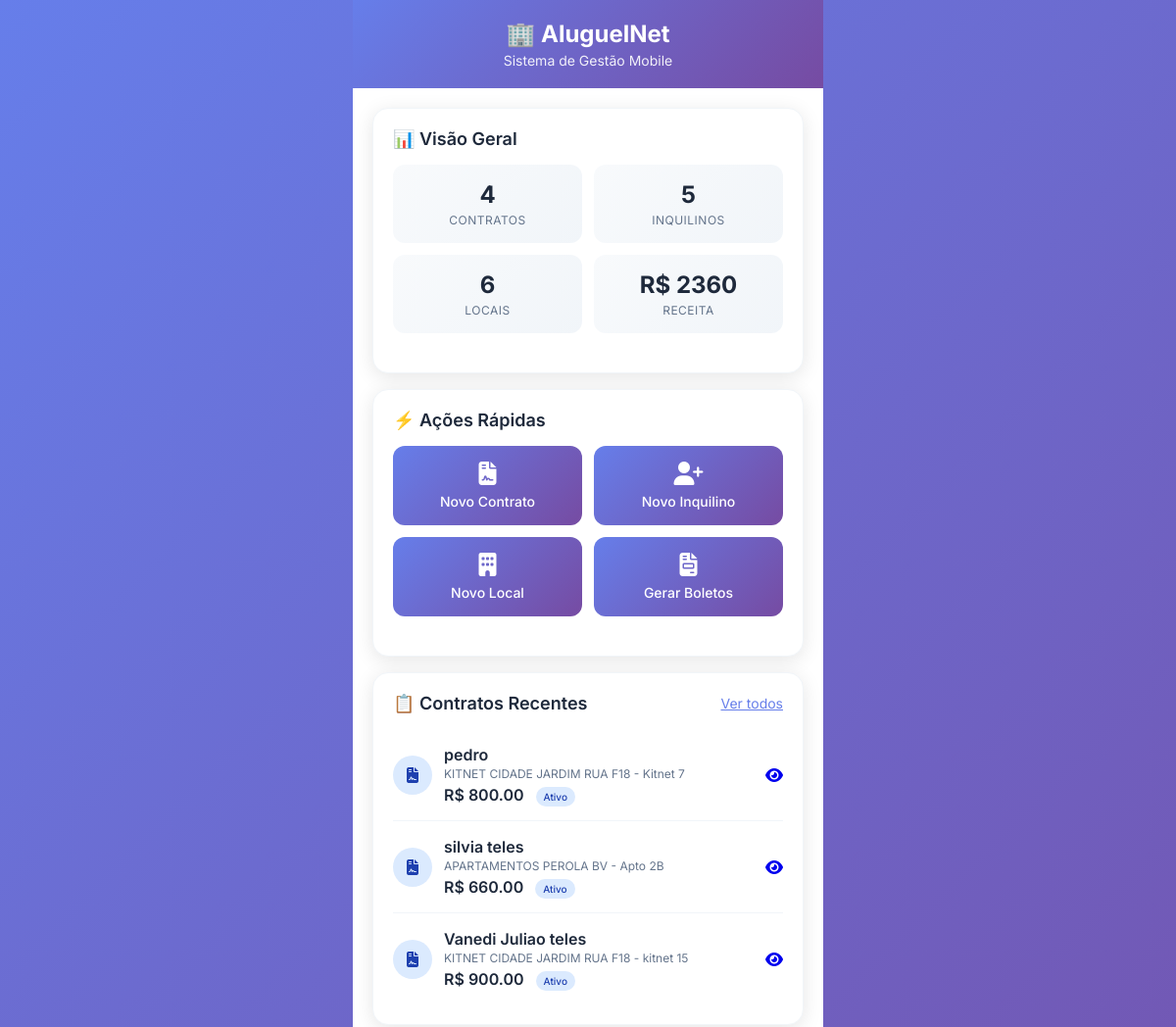
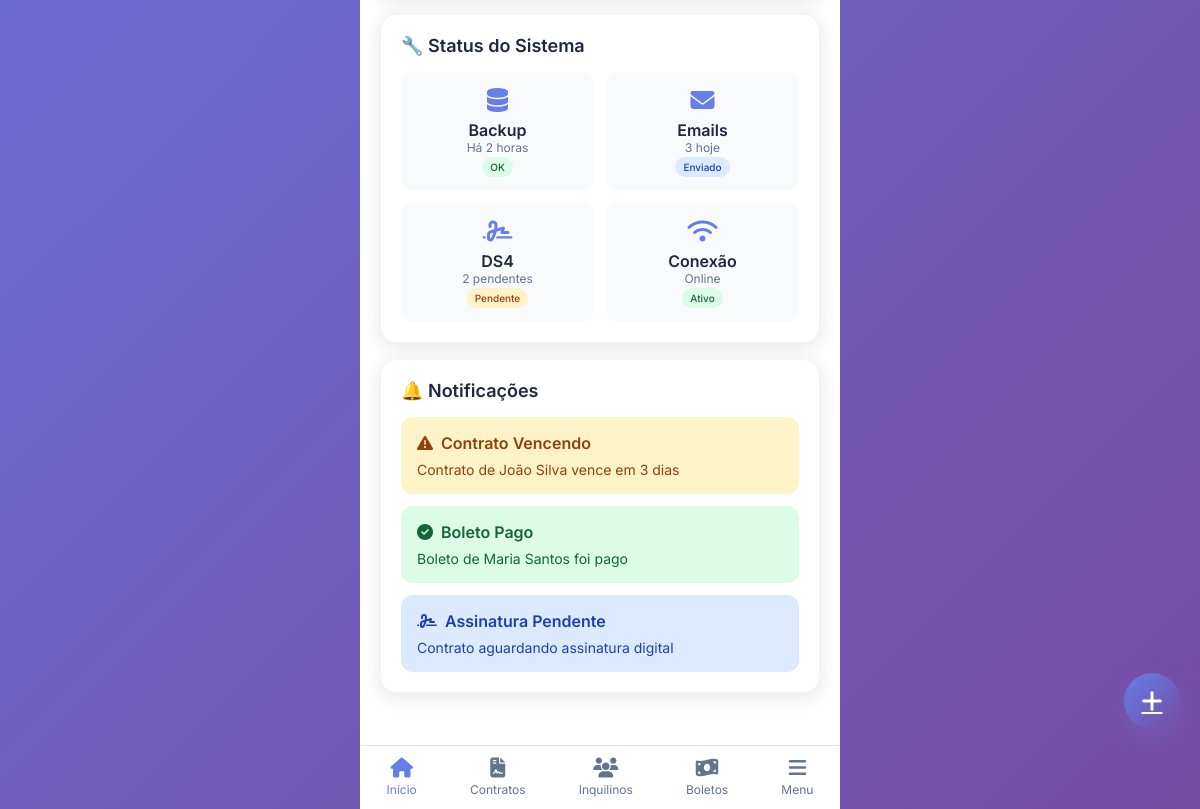
Page /mobile on the committed database (2 pictures, top to bottom).
### app/models.py (models this page shows, shortened)
class Contrato(db.Model):
    id = db.Column(db.Integer, primary_key=True)
    inquilino_id = db.Column(db.Integer, db.ForeignKey('inquilino.id'), nullable=False)
    unidade_id = db.Column(db.Integer, db.ForeignKey('unidade.id'), nullable=False)
    valor_aluguel = db.Column(db.Float, nullable=False)
    valor_caucao = db.Column(db.Float, nullable=True)  # Caução (aluguel + condomínio)
    data_inicio = db.Column(db.Date, nullable=False)
    data_fim = db.Column(db.Date, nullable=True)
    dia_vencimento = db.Column(db.String(2), nullable=False)  # Usar string para evitar erro com zeros à esquerda
    situacao = db.Column(db.String(20), nullable=False, default='Ativo')
    observacoes = db.Column(db.Text, nullable=True)
    proprietario_nome = db.Column(db.String(120), nullable=False)
    proprietario_cnpjcpf = db.Column(db.String(20), nullable=False)
    proprietario_endereco = db.Column(db.String(200), nullable=False)
    proprietario_telefone = db.Column(db.String(20), nullable=True)
    proprietario_email = db.Column(db.String(120), nullable=True)
    taxa_condominio = db.Column(db.Float, nullable=True)
    taxa_iptu = db.Column(db.Float, nullable=True)  # Corrigido nome
    taxa_assinatura = db.Column(db.Float, nullable=True)
    arquivo_contrato = db.Column(db.String(500), nullable=True)  # Caminho do arquivo PDF
    envelope_id = db.Column(db.String(100), nullable=True)  # ID do envelope no D4Sign
    status_assinatura = db.Column(db.String(20), nullable=True, default='nao_enviado')  # nao_enviado, enviado, assinado, cancelado
    arquivo_contrato_assinado = db.Column(db.String(500), nullable=True)  # Caminho do arquivo PDF assinado
    data_envio_assinatura = db.Column(db.DateTime, nullable=True)
    data_assinatura = db.Column(db.DateTime, nullable=True)
    boletos = db.relationship('Boleto', backref='contrato', lazy=True)

class Inquilino(db.Model):
    id = db.Column(db.Integer, primary_key=True)
    nome = db.Column(db.String(120), nullable=False)
    cpf = db.Column(db.String(14), unique=True, nullable=False)
    data_nascimento = db.Column(db.Date, nullable=False)
    idade = db.Column(db.Integer, nullable=True)  # Calculada automaticamente
    endereco = db.Column(db.String(200), nullable=False)
    cep = db.Column(db.String(9), nullable=False)
    telefone = db.Column(db.String(20), nullable=False)
    email = db.Column(db.String(120), nullable=True)
    unidade_id = db.Column(db.Integer, db.ForeignKey('unidade.id'), nullable=False)
    username = db.Column(db.String(50), unique=True, nullable=True)
    password_hash = db.Column(db.String(255), nullable=True)
    data_criacao_login = db.Column(db.DateTime, nullable=True)
    status_login = db.Column(db.String(20), nullable=False, default='inativo')  # inativo, ativo, bloqueado
    contratos = db.relationship('Contrato', backref='inquilino', lazy=True)

class Local(db.Model):
    id = db.Column(db.Integer, primary_key=True)
    nome = db.Column(db.String(120), nullable=False)
    unidades = db.relationship('Unidade', backref='local', lazy=True)

class Unidade(db.Model):
    id = db.Column(db.Integer, primary_key=True)
    nome = db.Column(db.String(120), nullable=False)
    local_id = db.Column(db.Integer, db.ForeignKey('local.id'), nullable=False)
    status = db.Column(db.String(20), nullable=False, default='disponivel')  # disponivel, ocupada, manutencao
    inquilinos = db.relationship('Inquilino', backref='unidade', lazy=True)
    contratos = db.relationship('Contrato', backref='unidade', lazy=True)

### app/routes.py (the view)
@app.route('/mobile')
def mobile_index():
    contratos = Contrato.query.all()
    inquilinos = Inquilino.query.all()
    locais = Local.query.all()
    contratos_recentes = Contrato.query.order_by(Contrato.id.desc()).limit(5).all()
    receita_mensal = sum(contrato.valor_aluguel for contrato in contratos if contrato.situacao == 'ativo')
    return render_template('mobile/dashboard.html',
                         contratos=contratos,
                         inquilinos=inquilinos,
                         locais=locais,
                         contratos_recentes=contratos_recentes,
                         receita_mensal=receita_mensal)

### app/templates/mobile/dashboard.html (shortened to what this page needs)
{% extends "mobile/app.html" %}
{% block content %}
<div class="card">
    <div class="card-header">
        <h2 class="card-title">📊 Visão Geral</h2>
    </div>
    <div class="stats-grid">
        <div class="stat-card">
            <div class="stat-number">{{ contratos|length }}</div>
            <div class="stat-label">Contratos</div>
        </div>
        <div class="stat-card">
            <div class="stat-number">{{ inquilinos|length }}</div>
            <div class="stat-label">Inquilinos</div>
        </div>
        <div class="stat-card">
            <div class="stat-number">{{ locais|length }}</div>
            <div class="stat-label">Locais</div>
        </div>
        <div class="stat-card">
            <div class="stat-number">R$ {{ "%.0f"|format(receita_mensal) }}</div>
            <div class="stat-label">Receita</div>
        </div>
    </div>
</div>
<div class="card">
    <div class="card-header">
        <h2 class="card-title">⚡ Ações Rápidas</h2>
    </div>
    <div class="action-grid">
        <a href="{{ url_for('cadastrar_contrato') }}" class="action-btn">
            <i class="fas fa-file-contract"></i>
            <span>Novo Contrato</span>
        </a>
        <a href="{{ url_for('cadastrar_inquilino') }}" class="action-btn">
            <i class="fas fa-user-plus"></i>
            <span>Novo Inquilino</span>
        </a>
        <a href="{{ url_for('cadastrar_local') }}" class="action-btn">
            <i class="fas fa-building"></i>
            <span>Novo Local</span>
        </a>
        <a href="{{ url_for('gerar_boletos_lote') }}" class="action-btn">
            <i class="fas fa-file-invoice"></i>
            <span>Gerar Boletos</span>
        </a>
    </div>
</div>
<div class="card">
    <div class="card-header">
        <h2 class="card-title">📋 Contratos Recentes</h2>
        <a href="{{ url_for('mobile_contratos') }}" style="color: #667eea; font-size: 14px;">
            Ver todos
        </a>
    </div>
    {% if contratos_recentes %}
        {% for contrato in contratos_recentes[:3] %}
        <div class="list-item">
            <div class="list-item-icon" style="background: #dbeafe; color: #1e40af;">
                <i class="fas fa-file-contract"></i>
            </div>
            <div class="list-item-content">
                <div class="list-item-title">{{ contrato.inquilino.nome }}</div>
                <div class="list-item-subtitle">
                    {{ contrato.unidade.local.nome }} - {{ contrato.unidade.nome }}
                </div>
                <div style="margin-top: 4px;">
                    <span style="font-weight: 600; color: #1e293b;">
                        R$ {{ "%.2f"|format(contrato.valor_aluguel) }}
                    </span>
                    {% if contrato.situacao == 'Ativo' %}
                        <span class="badge badge-success" style="margin-left: 8px;">Ativo</span>
                    {% elif contrato.situacao == 'Pendente' %}
                        <span class="badge badge-warning" style="margin-left: 8px;">Pendente</span>
                    {% elif contrato.situacao == 'Vencido' %}
                        <span class="badge badge-danger" style="margin-left: 8px;">Vencido</span>
                    {% else %}
                        <span class="badge badge-info" style="margin-left: 8px;">{{ contrato.situacao|title }}</span>
                    {% endif %}
                </div>
            </div>
            <div class="list-item-action">
                <a href="{{ url_for('visualizar_contrato', contrato_id=contrato.id) }}">
                    <i class="fas fa-eye"></i>
                </a>
            </div>
        </div>
        {% endfor %}
    {% endif %}
</div>
<div class="card">
    <div class="card-header">
        <h2 class="card-title">🔧 Status do Sistema</h2>
    </div>
    <div style="display: grid; grid-template-columns: 1fr 1fr; gap: 12px;">
        <div style="background: #f8fafc; border-radius: 12px; padding: 16px; text-align: center;">
            <i class="fas fa-database" style="font-size: 24px; color: #667eea; margin-bottom: 8px;"></i>
            <div style="font-weight: 600; color: #1e293b;">Backup</div>
            <div style="font-size: 12px; color: #64748b;">Há 2 horas</div>
            <span class="badge badge-success" style="margin-top: 4px;">OK</span>
        </div>
        <div style="background: #f8fafc; border-radius: 12px; padding: 16px; text-align: center;">
            <i class="fas fa-envelope" style="font-size: 24px; color: #667eea; margin-bottom: 8px;"></i>
            <div style="font-weight: 600; color: #1e293b;">Emails</div>
            <div style="font-size: 12px; color: #64748b;">3 hoje</div>
            <span class="badge badge-info" style="margin-top: 4px;">Enviado</span>
        </div>
        <div style="background: #f8fafc; border-radius: 12px; padding: 16px; text-align: center;">
            <i class="fas fa-signature" style="font-size: 24px; color: #667eea; margin-bottom: 8px;"></i>
            <div style="font-weight: 600; color: #1e293b;">DS4</div>
            <div style="font-size: 12px; color: #64748b;">2 pendentes</div>
            <span class="badge badge-warning" style="margin-top: 4px;">Pendente</span>
        </div>
        <div style="background: #f8fafc; border-radius: 12px; padding: 16px; text-align: center;">
            <i class="fas fa-wifi" style="font-size: 24px; color: #667eea; margin-bottom: 8px;"></i>
            <div style="font-weight: 600; color: #1e293b;">Conexão</div>
            <div style="font-size: 12px; color: #64748b;">Online</div>
            <span class="badge badge-success" style="margin-top: 4px;">Ativo</span>
        </div>
    </div>
</div>
<div class="card">
    <div class="card-header">
        <h2 class="card-title">🔔 Notificações</h2>
    </div>
    <div style="background: #fef3c7; border-radius: 12px; padding: 16px; margin-bottom: 12px;">
        <div style="display: flex; align-items: center; margin-bottom: 8px;">
            <i class="fas fa-exclamation-triangle" style="color: #92400e; margin-right: 8px;"></i>
            <span style="font-weight: 600; color: #92400e;">Contrato Vencendo</span>
        </div>
        <p style="font-size: 14px; color: #92400e; margin: 0;">
            Contrato de João Silva vence em 3 dias
        </p>
    </div>
    <div style="background: #dcfce7; border-radius: 12px; padding: 16px; margin-bottom: 12px;">
        <div style="display: flex; align-items: center; margin-bottom: 8px;">
            <i class="fas fa-check-circle" style="color: #166534; margin-right: 8px;"></i>
            <span style="font-weight: 600; color: #166534;">Boleto Pago</span>
        </div>
        <p style="font-size: 14px; color: #166534; margin: 0;">
            Boleto de Maria Santos foi pago
        </p>
    </div>
    <div style="background: #dbeafe; border-radius: 12px; padding: 16px;">
        <div style="display: flex; align-items: center; margin-bottom: 8px;">
            <i class="fas fa-signature" style="color: #1e40af; margin-right: 8px;"></i>
            <span style="font-weight: 600; color: #1e40af;">Assinatura Pendente</span>
        </div>
        <p style="font-size: 14px; color: #1e40af; margin: 0;">
            Contrato aguardando assinatura digital
        </p>
    </div>
</div>
{% endblock %}

### app/templates/mobile/app.html (style rules this page uses)
* { margin: 0; padding: 0; box-sizing: border-box; font-family: 'Inter', sans-serif; }
body { background: linear-gradient(135deg, #667eea 0%, #764ba2 100%); min-height: 100vh; overflow-x: hidden; }
.card { background: white; border-radius: 16px; padding: 20px; margin-bottom: 16px; box-shadow: 0 4px 20px rgba(0, 0, 0, 0.1); border: 1px solid #f1f5f9; }
.card-header { display: flex; align-items: center; justify-content: space-between; margin-bottom: 16px; }
.card-title { font-size: 18px; font-weight: 600; color: #1e293b; }
.stats-grid { display: grid; grid-template-columns: repeat(2, 1fr); gap: 12px; margin-bottom: 20px; }
.stat-card { background: linear-gradient(135deg, #f8fafc 0%, #f1f5f9 100%); border-radius: 12px; padding: 16px; text-align: center; }
.stat-number { font-size: 24px; font-weight: 700; color: #1e293b; margin-bottom: 4px; }
.stat-label { font-size: 12px; color: #64748b; text-transform: uppercase; letter-spacing: 0.5px; }
.action-grid { display: grid; grid-template-columns: repeat(2, 1fr); gap: 12px; margin-bottom: 20px; }
.action-btn { background: linear-gradient(135deg, #667eea 0%, #764ba2 100%); color: white; border: none; border-radius: 12px; padding: 16px; font-weight: 500; font-size: 14px; cursor: pointer; transition: all 0.3s ease; text-decoration: none; display: flex; flex-direction: column; align-items: center; justify-content: center; min-height: 80px; }
.action-btn i { font-size: 24px; margin-bottom: 8px; }
.list-item { display: flex; align-items: center; padding: 16px 0; border-bottom: 1px solid #f1f5f9; }
.list-item:last-child { border-bottom: none; }
.list-item-icon { width: 40px; height: 40px; border-radius: 50%; display: flex; align-items: center; justify-content: center; margin-right: 12px; font-size: 16px; }
.list-item-content { flex: 1; }
.list-item-title { font-weight: 600; color: #1e293b; margin-bottom: 2px; }
.list-item-subtitle { font-size: 12px; color: #64748b; }
.list-item-action { color: #667eea; font-size: 16px; }
.badge { padding: 4px 8px; border-radius: 12px; font-size: 10px; font-weight: 500; }
.badge-success { background: #dcfce7; color: #166534; }
.badge-warning { background: #fef3c7; color: #92400e; }
.badge-info { background: #dbeafe; color: #1e40af; }

### rows in the picture
Contrato: inquilino.nome "pedro", unidade.local.nome "KITNET CIDADE JARDIM RUA F18", unidade.nome "Kitnet 7", valor_aluguel "800.00", situacao "Ativo"
Contrato: inquilino.nome "silvia teles", unidade.local.nome "APARTAMENTOS PEROLA BV", unidade.nome "Apto 2B", valor_aluguel "660.00", situacao "Ativo"
Contrato: inquilino.nome "Vanedi Juliao teles", unidade.local.nome "KITNET CIDADE JARDIM RUA F18", unidade.nome "kitnet 15", valor_aluguel "900.00", situacao "Ativo"

### other values in the picture
{{ contratos|length }} "4"
{{ inquilinos|length }} "5"
{{ locais|length }} "6"
{{ "%.0f"|format(receita_mensal) }} "2360"
